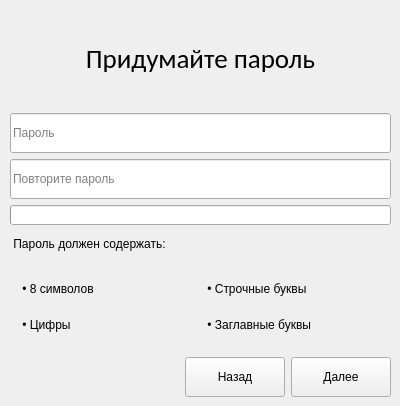
   <widget class="QWidget" name="create_pass">
    <widget class="QWidget" name="verticalLayoutWidget_5">
     <property name="geometry">
      <rect>
       <x>10</x>
       <y>10</y>
       <width>381</width>
       <height>387</height>
      </rect>
     </property>
     <layout class="QVBoxLayout" name="verticalLayout_7">
      <item>
       <widget class="QLabel" name="pass_label">
        <property name="minimumSize">
         <size>
          <width>0</width>
          <height>97</height>
         </size>
        </property>
        <property name="maximumSize">
         <size>
          <width>16777215</width>
          <height>97</height>
         </size>
        </property>
        <property name="font">
         <font>
          <family>Calibri</family>
          <pointsize>20</pointsize>
         </font>
        </property>
        <property name="text">
         <string>Придумайте пароль</string>
        </property>
        <property name="alignment">
         <set>Qt::AlignCenter</set>
        </property>
       </widget>
      </item>
      <item>
       <widget class="QLineEdit" name="first_pass_edit">
        <property name="minimumSize">
         <size>
          <width>0</width>
          <height>40</height>
         </size>
        </property>
        <property name="maximumSize">
         <size>
          <width>16777215</width>
          <height>40</height>
         </size>
        </property>
        <property name="echoMode">
         <enum>QLineEdit::Password</enum>
        </property>
        <property name="placeholderText">
         <string>Пароль</string>
        </property>
       </widget>
      </item>
      <item>
       <widget class="QLineEdit" name="second_pass_edit">
        <property name="minimumSize">
         <size>
          <width>0</width>
          <height>40</height>
         </size>
        </property>
        <property name="maximumSize">
         <size>
          <width>16777215</width>
          <height>40</height>
         </size>
        </property>
        <property name="echoMode">
         <enum>QLineEdit::Password</enum>
        </property>
        <property name="placeholderText">
         <string>Повторите пароль</string>
        </property>
        <property name="clearButtonEnabled">
         <bool>false</bool>
        </property>
       </widget>
      </item>
      <item>
       <widget class="QProgressBar" name="progress_bar">
        <property name="minimumSize">
         <size>
          <width>0</width>
          <height>0</height>
         </size>
        </property>
        <property name="maximumSize">
         <size>
          <width>16777215</width>
          <height>20</height>
         </size>
        </property>
        <property name="value">
         <number>0</number>
        </property>
        <property name="textVisible">
         <bool>false</bool>
        </property>
        <property name="format">
         <string/>
        </property>
       </widget>
      </item>
      <item>
       <widget class="QLabel" name="pass_error_label">
        <property name="maximumSize">
         <size>
          <width>16777215</width>
          <height>25</height>
         </size>
        </property>
        <property name="text">
         <string> Пароль должен содержать:</string>
        </property>
       </widget>
      </item>
      <item>
       <widget class="QFrame" name="params">
        <layout class="QGridLayout" name="gridLayout">
         <item row="1" column="0">
          <widget class="QLabel" name="num_label">
           <property name="maximumSize">
            <size>
             <width>16777215</width>
             <height>25</height>
            </size>
           </property>
           <property name="text">
            <string> • Цифры</string>
           </property>
          </widget>
         </item>
         <item row="0" column="0">
          <widget class="QLabel" name="symbols_label">
           <property name="maximumSize">
            <size>
             <width>16777215</width>
             <height>25</height>
            </size>
           </property>
           <property name="text">
            <string> • 8 символов</string>
           </property>
          </widget>
         </item>
         <item row="0" column="1">
          <widget class="QLabel" name="lower_label">
           <property name="maximumSize">
            <size>
             <width>16777215</width>
             <height>25</height>
            </size>
           </property>
           <property name="text">
            <string> • Строчные буквы</string>
           </property>
          </widget>
         </item>
         <item row="1" column="1">
          <widget class="QLabel" name="upper_label">
           <property name="maximumSize">
            <size>
             <width>16777215</width>
             <height>25</height>
            </size>
           </property>
           <property name="text">
            <string> • Заглавные буквы</string>
           </property>
          </widget>
         </item>
        </layout>
       </widget>
      </item>
      <item>
       <layout class="QHBoxLayout" name="horizontalLayout_7">
        <item>
         <spacer name="horizontalSpacer">
          <property name="orientation">
           <enum>Qt::Horizontal</enum>
          </property>
          <property name="sizeHint" stdset="0">
           <size>
            <width>40</width>
            <height>20</height>
           </size>
          </property>
         </spacer>
        </item>
        <item>
         <widget class="QPushButton" name="pass_back_btn">
          <property name="minimumSize">
           <size>
            <width>100</width>
            <height>40</height>
           </size>
          </property>
          <property name="text">
           <string>Назад</string>
          </property>
         </widget>
        </item>
        <item>
         <widget class="QPushButton" name="pass_next_btn">
          <property name="minimumSize">
           <size>
            <width>100</width>
            <height>40</height>
           </size>
          </property>
          <property name="text">
           <string>Далее</string>
          </property>
         </widget>
        </item>
       </layout>
      </item>
     </layout>
    </widget>
   </widget>
